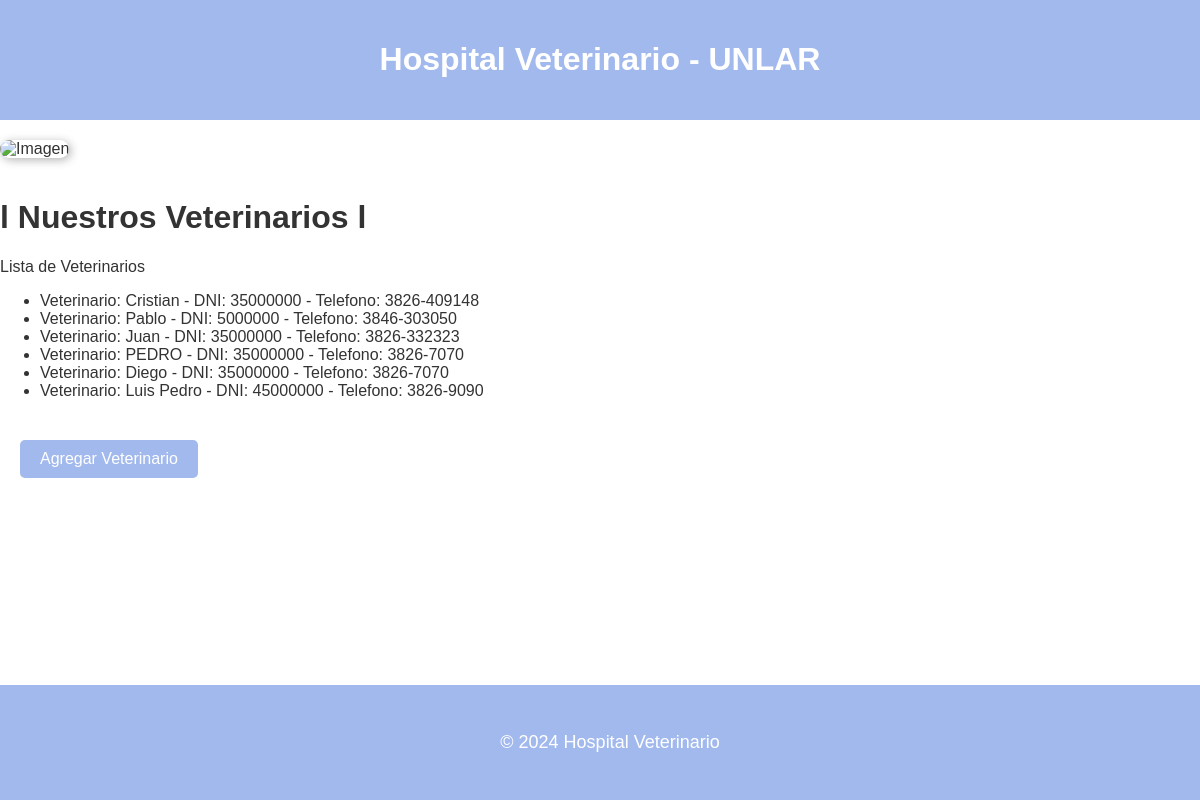
Page /veterinario/list/ on the earlier database version.
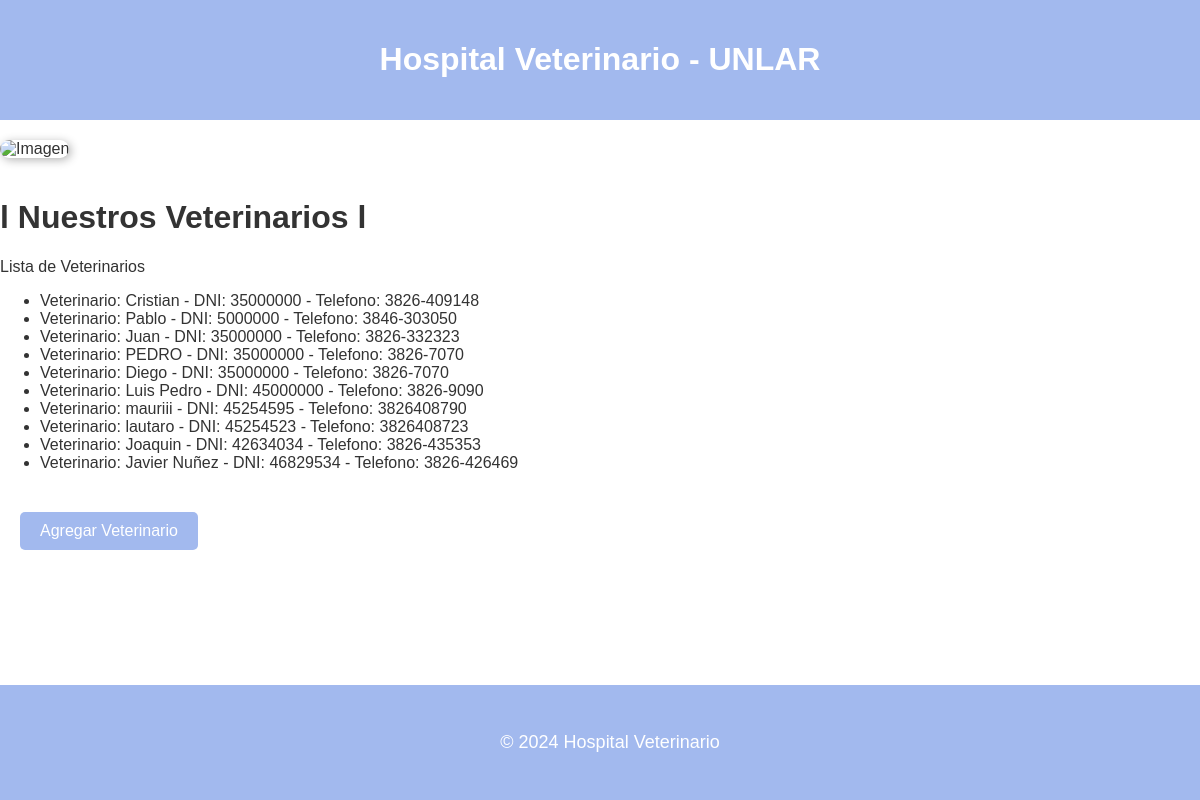
Same page on the later database version.
### apps/homepage/models.py (models this page shows, shortened)
class Veterinario(models.Model):
    nombre = models.CharField(max_length=100, verbose_name='Nombre del Veterinario')
    telefono = models.CharField(max_length=100, verbose_name='Telefono')
    direccion = models.CharField(max_length=100, verbose_name='Dirección')
    dni = models.IntegerField(default=1, null=True, blank=True, verbose_name='DNI')

### apps/homepage/views.py (the view)
# urls.py: path('list/', HomepageListView.as_view(), name='homepage-list'),
class HomepageListView(ListView):
    model = Veterinario
    template_name = 'homepage/list.html'
    def get_queryset(self):
        return  Veterinario.objects.all()
    def get_context_data(self, **kwargs):
        context = super().get_context_data(**kwargs)
        context['tittle'] = 'Lista de Veterinarios'
        return context

### apps/homepage/templates/homepage/list.html (shortened to what this page needs)
{% load static %}
<!DOCTYPE html>
<html lang="en">
<head>
    <link rel="stylesheet" href="{% static 'homepage/css/style.css' %}">
</head>
<body>
    <header>
        <h1>Hospital Veterinario - UNLAR</h1>
    </header>
    <main>
        <img src="{% static 'img/hospitalveterinarioseded.jpeg' %}" alt="Imagen" class="img-modificada">
        <h1>l Nuestros Veterinarios l</h1>
        {{ tittle }}
        <ul>
            {% for veterinario in object_list %}
            <li>Veterinario: {{ veterinario.nombre }} - DNI: {{ veterinario.dni }} - Telefono: {{ veterinario.telefono }}</li>
            {% empty %}
            <li>Sin Registros.</li>
            {% endfor %}
        </ul>
        <div style="margin-top: 20px;">
            <a href="{% url 'homepage-create' %}" class="btn-create">Agregar Veterinario</a>
        </div>
    </main>
    <footer>
        <p>© 2024 Hospital Veterinario</p>
    </footer>
</body>
</html>

### apps/homepage/static/homepage/css/style.css (style rules this page uses)
body { font-family: Arial, sans-serif; background-color: #ffffff; color: #333; margin: 0; padding: 0; }
header { background-color: #A2B9EE; color: white; text-align: center; padding: 20px; }
p { font-size: 18px; line-height: 1.6; padding: 15px; }
footer { background-color: #A2B9EE; color: white; text-align: center; padding: 10px; position: fixed; bottom: 0; width: 100%; }
.img-modificada { width: 300px; height: auto; margin-left: 30px; border-radius: 15px; box-shadow: 2px 2px 10px rgba(0, 0, 0, 0.3); margin: 20px auto; }
.btn-create { display: inline-block; background-color: #A2B9EE; color: white; padding: 10px 20px; text-decoration: none; border-radius: 5px; font-size: 16px; margin-top: 20px; margin-left: 20px; transition: background-color 0.3s ease; }

Differences in the rows shown:
added Veterinario: nombre "mauriii", dni "45254595", telefono "3826408790"
added Veterinario: nombre "lautaro", dni "45254523", telefono "3826408723"
added Veterinario: nombre "Joaquin", dni "42634034", telefono "3826-435353"
added Veterinario: nombre "Javier Nuñez", dni "46829534", telefono "3826-426469"
